Frame 1 (no input): blank canvas, image omitted
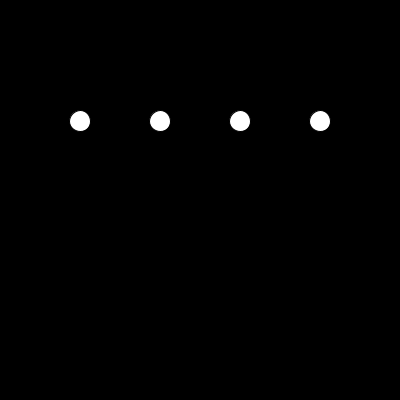
Frame 60 (the mouse pressed at the canvas centre just before this capture)
Frame 120 (the mouse held since frame 60 and released just before this capture): blank canvas, image omitted

The Processing sketch that drew this single still picture (run headless with seeded random() and noise(); from frame 60 on, the mouse is pressed at the canvas centre):

// Processing sketch: processing_185546
// ── processing_185546.pde

float x = 80;
float y = 5;
float r = 1;

int speed = 2;
int state = 0;

void setup() {
  size(400, 400);
  
  smooth();
}

void draw() {
  background(0);

  stroke(0);
  fill(255);
  ellipseMode(CENTER);
 
 for (int x= 80; x <= 320; x= x+80) {
   ellipse(x, y, r, r);
 }

    if ( state == 0) {
    if ( r < 40) {
      y = y - speed;
      r = r + 1;
    }else if (r == 40) {
      y = y - speed;
      r = 1;
    } if ( y < 5) {
      if ( r < 40) {
        y = 5;
        r = r + 1;
        state = 1;
      } else if ( r == 40) {
        y = 5;
        r = 1;
        state = 1;
      }
    }
    }else if(state == 1) {
      if ( r < 40) {
        y = y + speed;
        r = r + 1;
      }else if (r == 40) {
        y = y + speed;
        r = 1;
      } if ( y > 400) {
        if ( r < 40) {
          y = 400;
          r = r + 1;
          state = 0;
        }else if (r == 40) {
          y = 400;
          r = 1;
          state = 0;
        }
      }
    }
}
        
    
 
  
  
  
